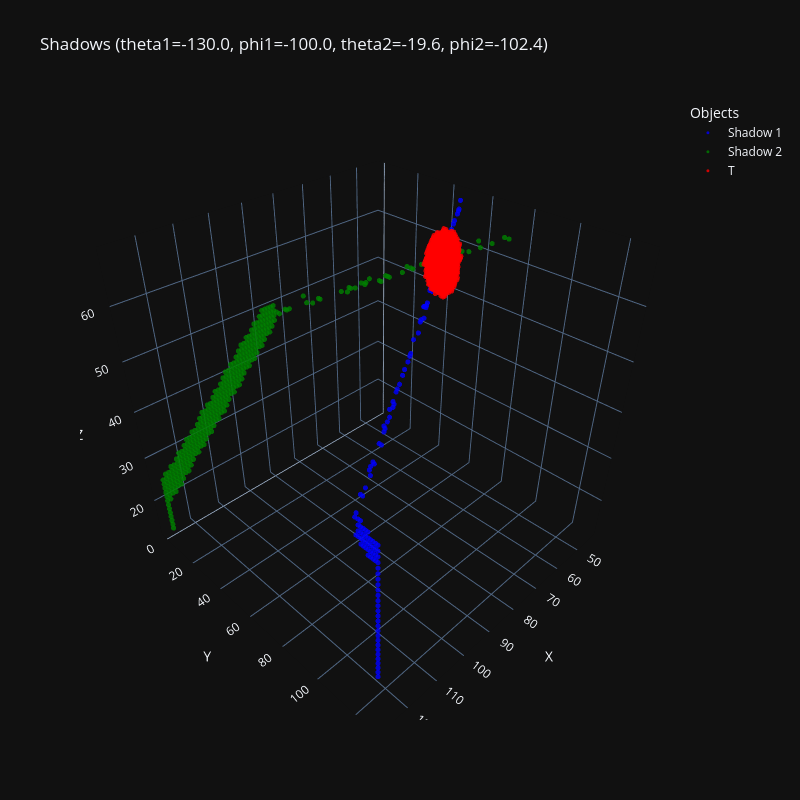

The notebook cell saved with this chart:
### Code cell
visualize_3d_volumes(shadow1, shadow2, T,  
                     title=f"Shadows (theta1={theta1:.1f}, phi1={phi1:.1f}, theta2={theta2:.1f}, phi2={phi2:.1f})")

# Проверка проекций
proj1_3d = project_3d_to_2d(T, phi1, theta1, device=device)
proj2_3d = project_3d_to_2d(T, phi2, theta2, device=device)

proj1_3d = proj1_3d.cpu()
proj2_3d = proj2_3d.cpu()

plt.figure(figsize=(10, 5))
plt.subplot(2, 2, 1)
plt.imshow(sample[0][0].cpu().numpy())
plt.title("Исходная Тень 1")
plt.axis('off')
plt.subplot(2, 2, 2)
plt.imshow(proj1_3d.numpy())
plt.title("Спроецированная 3D-модель (Тень 1)")
plt.axis('off')
plt.subplot(2, 2, 3)
plt.imshow(sample[0][1].cpu().numpy())
plt.title("Исходная Тень 2")
plt.axis('off')
plt.subplot(2, 2, 4)
plt.imshow(proj2_3d.numpy())
plt.title("Спроецированная 3D-модель (Тень 2)")
plt.axis('off')
plt.show()

### Figure 1 — Plotly figure (JSON) as saved in the notebook; plotly's stock layout.template omitted (floating-point values rounded to 4 significant figures; data arrays with more than 128 entries replaced by an {"elided": "..."} marker saying what was removed)
{"data": [{"marker": {"color": "blue", "opacity": 0.8, "size": 3}, "mode": "markers", "name": "Shadow 1", "type": "scatter3d", "x": [44, 46, 47, 49, 50, 52, 55, 55, 56, 59, 61, 62, 64, 65, 65, 68, 69, 70, 71, 71, 72, 72, 73, 73, 76, 77, 78, 78, 80, 80, 81, 82, 84, 87, 90, 91, 93, 94, 96, 99, 99, 100, 102, 103, 103, 104, 106, 106, 108, 109, 109, 111, 111, 115, 116, 116, 117, 118, 120, 122, 122, 125, 126, 127, 127, 127, 127, 127, 127, 127, 127, 127, 127, 127, 127, 127, 127, 127, 127, 127, 127, 127, 127, 127, 127, 127, 127, 127, 127, 127, 127, 127, 127, 127, 127, 127, 127, 127, 127, 127, 127, 127, 127, 127, 127, 127, 127, 127, 127, 127, 127, 127, 127, 127, 127, 127, 127, 127, 127, 127, 127, 127, 127, 127, 127], "y": [47, 49, 50, 52, 52, 54, 56, 57, 57, 60, 61, 62, 64, 65, 65, 68, 68, 69, 70, 70, 70, 71, 71, 72, 74, 75, 75, 76, 78, 78, 78, 79, 81, 83, 86, 87, 89, 89, 91, 93, 94, 94, 96, 97, 97, 97, 99, 100, 101, 102, 102, 103, 104, 107, 107, 108, 108, 110, 111, 112, 113, 115, 116, 118, 119, 119, 119, 119, 120, 120, 120, 120, 120, 121, 121, 121, 121, 122, 122, 122, 122, 123, 123, 123, 123, 123, 124, 124, 124, 124, 125, 125, 125, 125, 126, 126, 126, 126, 127, 127, 127, 127, 127, 127, 127, 127, 127, 127, 127, 127, 127, 127, 127, 127, 127, 127, 127, 127, 127, 127, 127, 127, 127, 127, 127], "z": [68, 67, 67, 67, 66, 66, 65, 66, 65, 64, 64, 64, 63, 63, 64, 63, 62, 62, 61, 62, 61, 62, 61, 61, 60, 60, 60, 60, 59, 61, 59, 59, 58, 58, 57, 57, 57, 56, 56, 55, 56, 55, 54, 54, 55, 54, 53, 54, 53, 53, 54, 52, 52, 51, 51, 52, 51, 51, 50, 50, 50, 49, 49, 47, 47, 48, 49, 50, 46, 47, 48, 49, 50, 46, 47, 48, 49, 46, 47, 48, 49, 45, 46, 47, 48, 49, 45, 46, 47, 48, 45, 46, 47, 48, 45, 46, 47, 48, 22, 23, 24, 25, 26, 27, 28, 29, 30, 31, 32, 33, 34, 35, 36, 37, 38, 39, 40, 41, 42, 43, 44, 45, 46, 47, 48]}, {"marker": {"color": "green", "opacity": 0.8, "size": 3}, "mode": "markers", "name": "Shadow 2", "type": "scatter3d", "x": {"elided": "324 int values"}, "y": {"elided": "324 int values"}, "z": {"elided": "324 int values"}}, {"marker": {"color": "red", "opacity": 0.8, "size": 3}, "mode": "markers", "name": "T", "type": "scatter3d", "x": {"elided": "868 int values"}, "y": {"elided": "868 int values"}, "z": {"elided": "868 int values"}}], "layout": {"height": 800, "legend": {"title": {"text": "Objects"}}, "scene": {"aspectmode": "cube", "xaxis": {"title": {"text": "X"}}, "yaxis": {"title": {"text": "Y"}}, "zaxis": {"title": {"text": "Z"}}}, "title": {"text": "Shadows (theta1=-130.0, phi1=-100.0, theta2=-19.6, phi2=-102.4)"}, "width": 800}}
